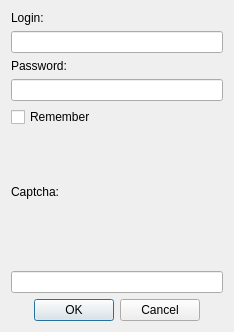
<?xml version="1.0" encoding="UTF-8"?>
<ui version="4.0">
 <class>requestAuthDialogClass</class>
 <widget class="QDialog" name="requestAuthDialogClass">
  <property name="geometry">
   <rect>
    <x>0</x>
    <y>0</y>
    <width>234</width>
    <height>332</height>
   </rect>
  </property>
  <property name="minimumSize">
   <size>
    <width>128</width>
    <height>0</height>
   </size>
  </property>
  <property name="maximumSize">
   <size>
    <width>320</width>
    <height>15400</height>
   </size>
  </property>
  <property name="windowTitle">
   <string>Authorization</string>
  </property>
  <property name="windowIcon">
   <iconset resource="yandexnarod.qrc">
    <normaloff>:/icons/yandexnarodplugin.png</normaloff>:/icons/yandexnarodplugin.png</iconset>
  </property>
  <layout class="QVBoxLayout" name="verticalLayout_3">
   <item>
    <layout class="QVBoxLayout" name="verticalLayout">
     <item>
      <widget class="QLabel" name="labelLogin">
       <property name="text">
        <string>Login:</string>
       </property>
      </widget>
     </item>
     <item>
      <widget class="QLineEdit" name="editLogin">
       <property name="sizePolicy">
        <sizepolicy hsizetype="Minimum" vsizetype="Fixed">
         <horstretch>0</horstretch>
         <verstretch>0</verstretch>
        </sizepolicy>
       </property>
      </widget>
     </item>
     <item>
      <widget class="QLabel" name="labelPasswd">
       <property name="text">
        <string>Password:</string>
       </property>
      </widget>
     </item>
     <item>
      <widget class="QLineEdit" name="editPasswd">
       <property name="sizePolicy">
        <sizepolicy hsizetype="Minimum" vsizetype="Fixed">
         <horstretch>0</horstretch>
         <verstretch>0</verstretch>
        </sizepolicy>
       </property>
       <property name="echoMode">
        <enum>QLineEdit::Password</enum>
       </property>
      </widget>
     </item>
     <item>
      <widget class="QCheckBox" name="cbRemember">
       <property name="text">
        <string>Remember</string>
       </property>
      </widget>
     </item>
    </layout>
   </item>
   <item>
    <spacer name="verticalSpacer">
     <property name="orientation">
      <enum>Qt::Vertical</enum>
     </property>
     <property name="sizeHint" stdset="0">
      <size>
       <width>20</width>
       <height>40</height>
      </size>
     </property>
    </spacer>
   </item>
   <item>
    <widget class="QFrame" name="frameCaptcha">
     <property name="frameShape">
      <enum>QFrame::NoFrame</enum>
     </property>
     <property name="frameShadow">
      <enum>QFrame::Raised</enum>
     </property>
     <layout class="QVBoxLayout" name="verticalLayout_2">
      <property name="margin">
       <number>0</number>
      </property>
      <item>
       <widget class="QLabel" name="labelCaptcha">
        <property name="text">
         <string>Captcha:</string>
        </property>
       </widget>
      </item>
      <item>
       <widget class="QLabel" name="webCaptcha">
        <property name="minimumSize">
         <size>
          <width>0</width>
          <height>60</height>
         </size>
        </property>
        <property name="text">
         <string/>
        </property>
       </widget>
      </item>
      <item>
       <widget class="QLineEdit" name="editCaptcha">
        <property name="sizePolicy">
         <sizepolicy hsizetype="Minimum" vsizetype="Fixed">
          <horstretch>0</horstretch>
          <verstretch>0</verstretch>
         </sizepolicy>
        </property>
       </widget>
      </item>
     </layout>
    </widget>
   </item>
   <item>
    <layout class="QHBoxLayout" name="horizontalLayout">
     <item>
      <spacer name="horizontalSpacer">
       <property name="orientation">
        <enum>Qt::Horizontal</enum>
       </property>
       <property name="sizeHint" stdset="0">
        <size>
         <width>40</width>
         <height>20</height>
        </size>
       </property>
      </spacer>
     </item>
     <item>
      <widget class="QDialogButtonBox" name="buttonBox">
       <property name="standardButtons">
        <set>QDialogButtonBox::Cancel|QDialogButtonBox::Ok</set>
       </property>
      </widget>
     </item>
     <item>
      <spacer name="horizontalSpacer_2">
       <property name="orientation">
        <enum>Qt::Horizontal</enum>
       </property>
       <property name="sizeHint" stdset="0">
        <size>
         <width>40</width>
         <height>20</height>
        </size>
       </property>
      </spacer>
     </item>
    </layout>
   </item>
  </layout>
 </widget>
 <resources>
  <include location="yandexnarod.qrc"/>
 </resources>
 <connections>
  <connection>
   <sender>buttonBox</sender>
   <signal>accepted()</signal>
   <receiver>requestAuthDialogClass</receiver>
   <slot>accept()</slot>
   <hints>
    <hint type="sourcelabel">
     <x>118</x>
     <y>281</y>
    </hint>
    <hint type="destinationlabel">
     <x>118</x>
     <y>152</y>
    </hint>
   </hints>
  </connection>
  <connection>
   <sender>buttonBox</sender>
   <signal>rejected()</signal>
   <receiver>requestAuthDialogClass</receiver>
   <slot>reject()</slot>
   <hints>
    <hint type="sourcelabel">
     <x>118</x>
     <y>281</y>
    </hint>
    <hint type="destinationlabel">
     <x>118</x>
     <y>152</y>
    </hint>
   </hints>
  </connection>
 </connections>
</ui>
